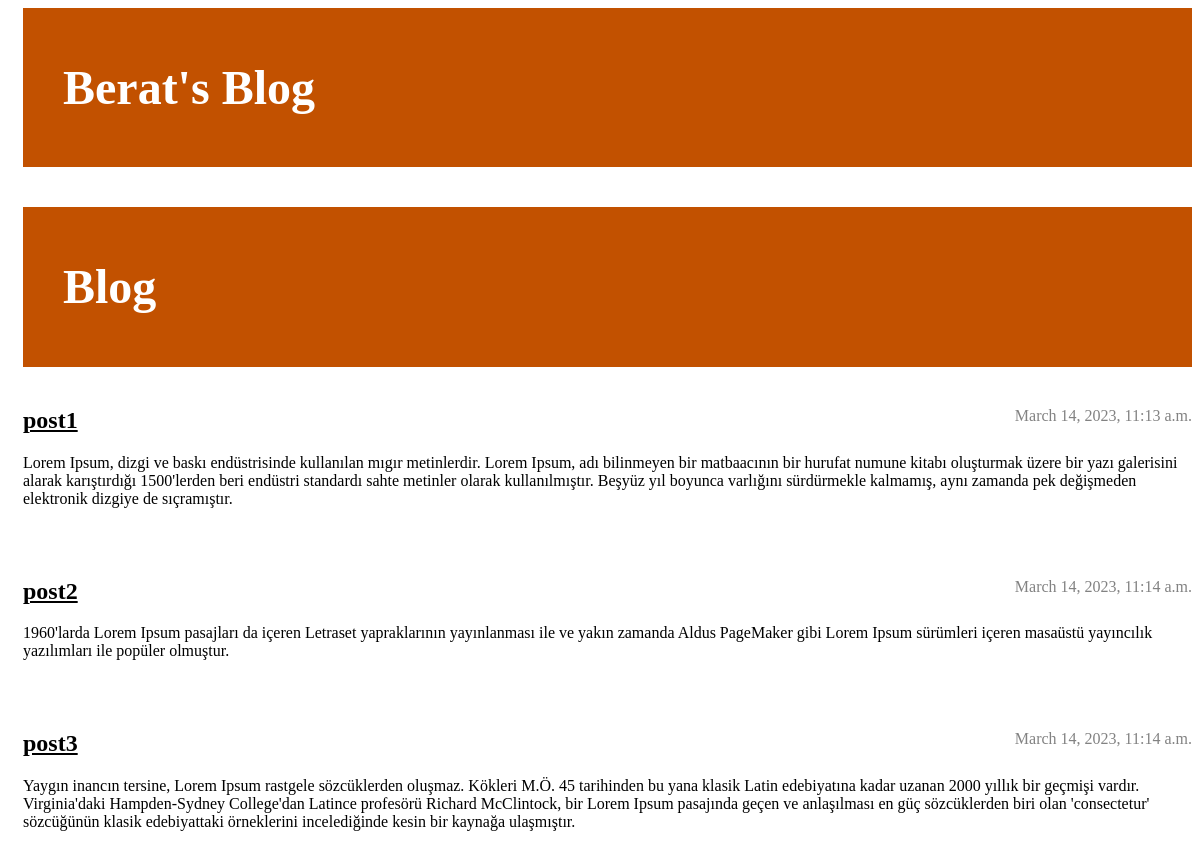
Before: / with the older database file.
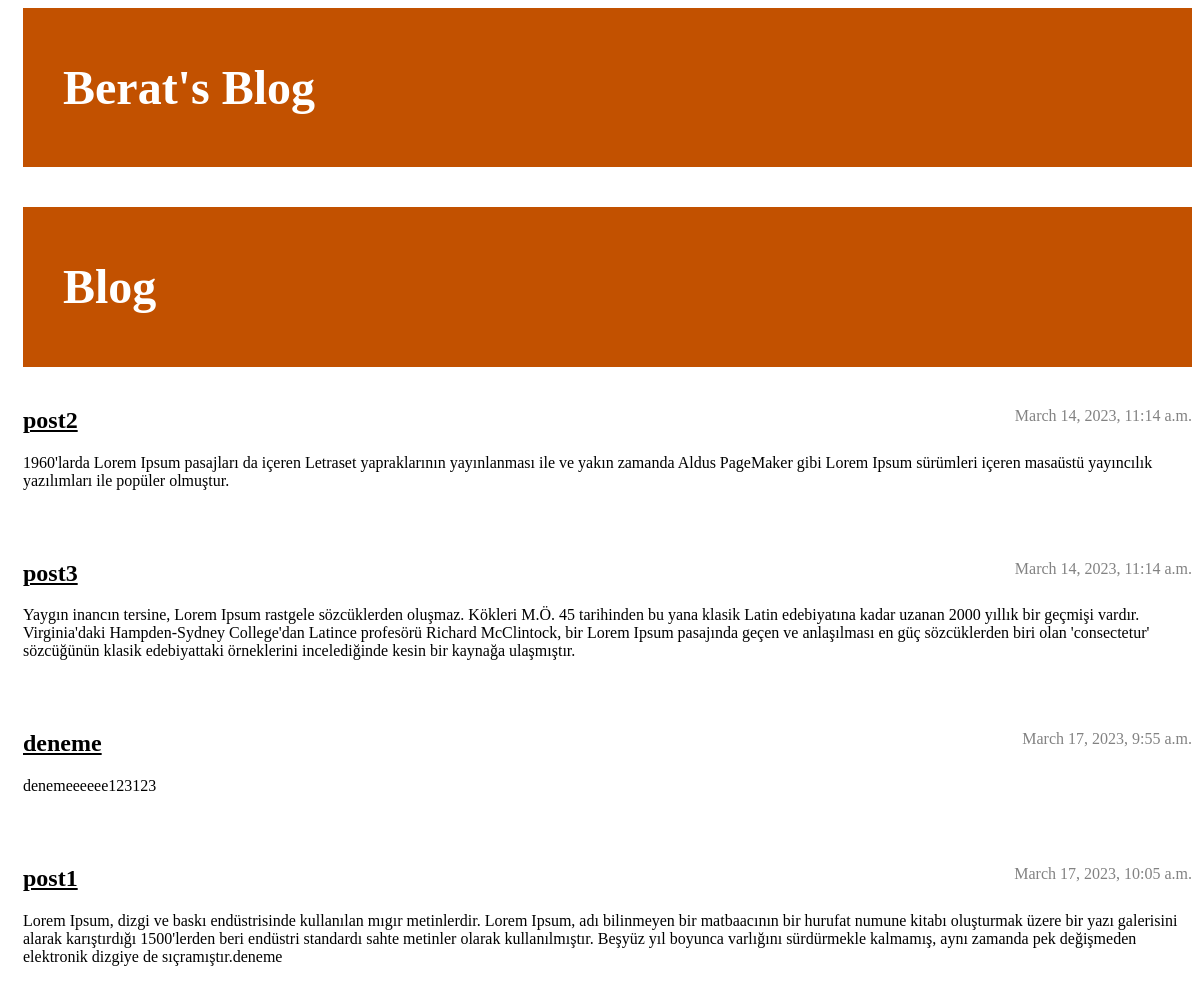
After: the same page with the newer database file.
### blogApp/models.py (models this page shows, shortened)
class Post(models.Model):
    author = models.ForeignKey(settings.AUTH_USER_MODEL, on_delete=models.CASCADE)
    title = models.CharField(max_length=200)
    text = models.TextField()
    created_date = models.DateTimeField(default=timezone.now)
    published_date = models.DateTimeField(blank = True , null = True)

### blogApp/views.py (the view)
# urls.py: path('', views.post_list, name='post_list'),
def post_list(request):
    posts = Post.objects.filter(published_date__lte=timezone.now()).order_by('published_date')
    return render(request, 'blogApp/post_list.html',{'posts':posts})

### blogApp/templates/blogApp/post_list.html
{% extends 'blogApp/base.html' %}
{% block content %}
    {% for post in posts %}
        <article class="post">
            <time class="date">
                {{ post.published_date }}
            </time>
            <h2><a href="{% url 'post_detail' pk=post.pk %}">{{ post.title }}</a></h2>
            <p>{{ post.text|linebreaksbr }}</p>
        </article>
    {% endfor %}
{% endblock %}

### blogApp/templates/blogApp/base.html (shortened to what this page needs)
{% load static %}
<link rel="stylesheet" href="{% static 'css/blogApp.css' %}">
<!DOCTYPE html>
<html>
    <header class="page-header">
        <div class="container">
            <h1><a href="/">Berat's Blog</a></h1>
        </div>
    </header>
    <body>
        <header class="page-header">
          <div class="container">
              <h1><a href="/">Blog</a></h1>
          </div>
        </header>
        <main class="container">
            <div class="row">
                <div class="col">
                {% block content %}
                {% endblock %}
                </div>
            </div>
        </main>
    </body>
</html>

### blogApp/static/css/blogApp.css (style rules this page uses)
h1 a, h2 a { color: #C25100; }
body { padding-left: 15px; }
.page-header { background-color: #C25100; margin-top: 0; margin-bottom: 40px; padding: 20px 20px 20px 40px; }
.page-header h1, .page-header h1 a, .page-header h1 a:visited, .page-header h1 a:active { color: #ffffff; font-size: 36pt; text-decoration: none; }
h1, h2, h3, h4 { font-family: 'Lobster', cursive; }
.date { color: #828282; }
.post { margin-bottom: 70px; }
.post h2 a, .post h2 a:visited { color: #000000; }
.post > .date, .post > .actions { float: right; }

Changed rows visible on the page:
added Post: published_date "March 17, 2023, 9:55 a.m.", title "deneme", text "denemeeeeee123123"
changed Post "post1": published_date "March 14, 2023, 11:13 a.m." → "March 17, 2023, 10:05 a.m."; text "…değişmeden elektronik dizgiye de sıçramıştır." → "…değişmeden elektronik dizgiye de sıçramıştır.deneme"; moves down the list
